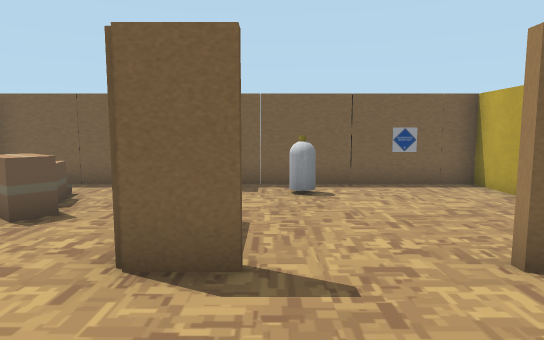
[1] (above)

18 first-person views from a walk through a robot-simulator world made for Gazebo. The camera is 0.69 m above the floor, tilts 6° down and sees 75° across. Floor lines are 1 m apart. The floor is counted in squares, 0.5 m on a side. Each view is taken from the middle of a square. On the plan, view 1 faces up. The plan holds only what a view shows up to about 15 squares ahead; the rest is blank.

[2]
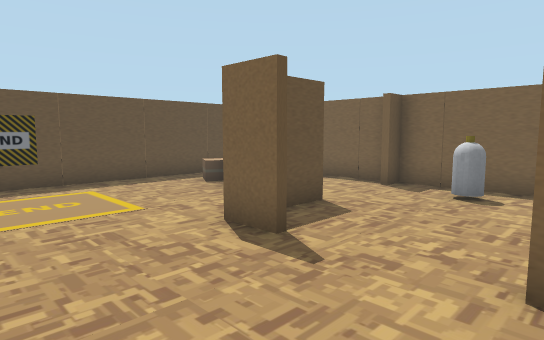

[3]
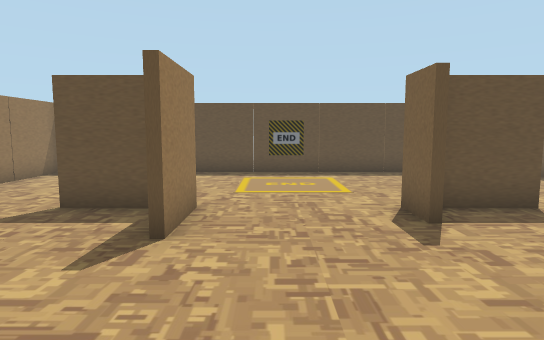

[4]
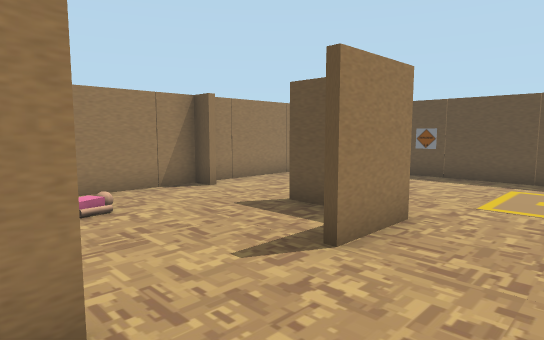

[5]
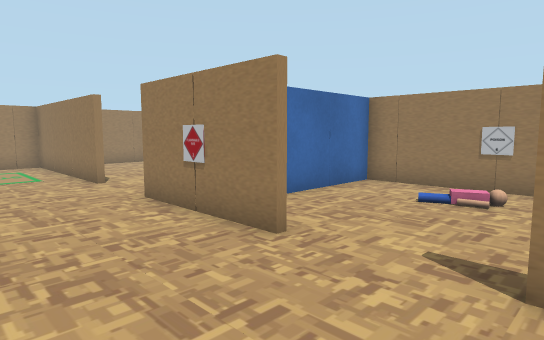

[6]
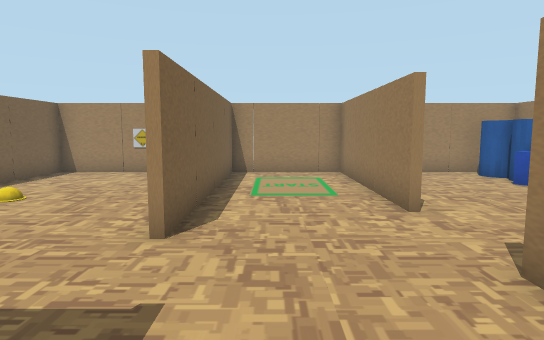

[7]
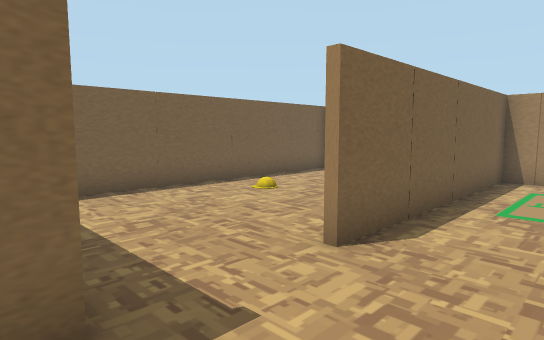

[8]
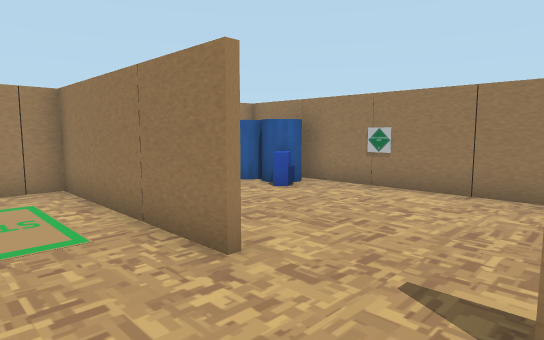

[9]
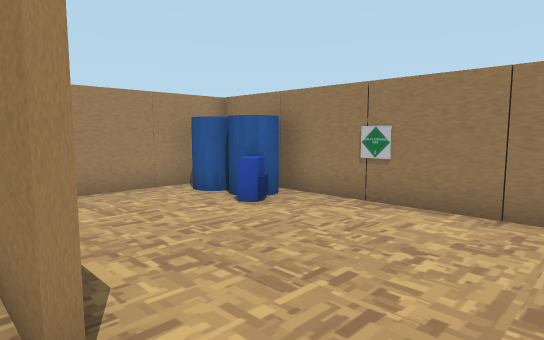

[10]
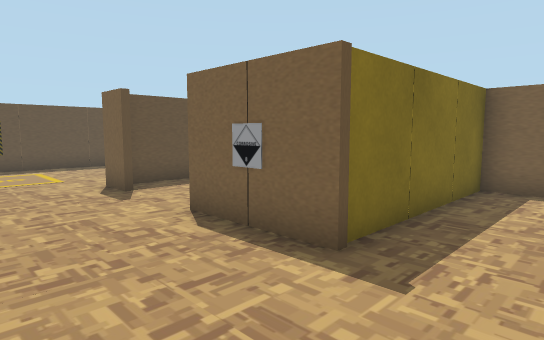

[11]
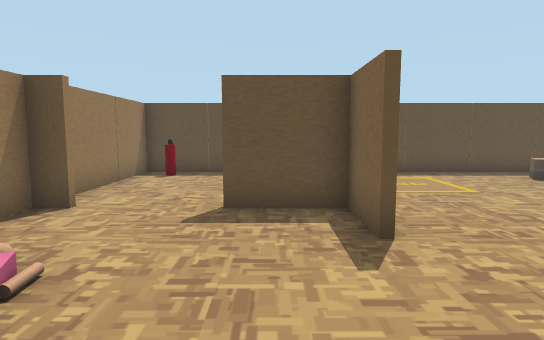

[12]
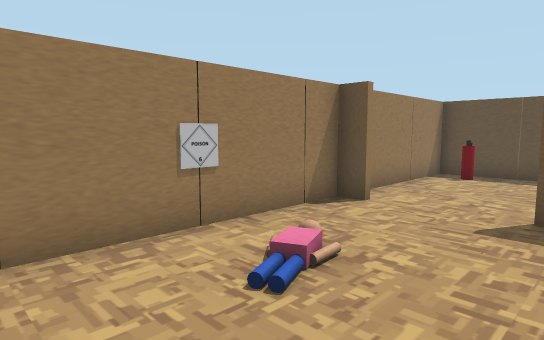

[13]
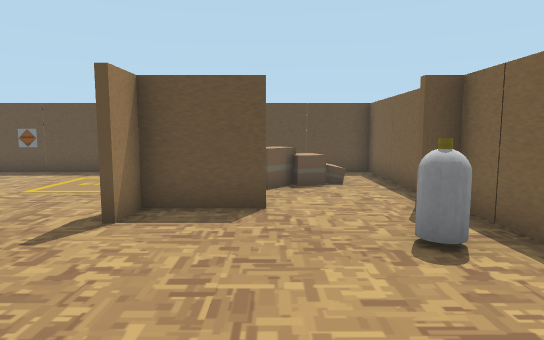

[14]
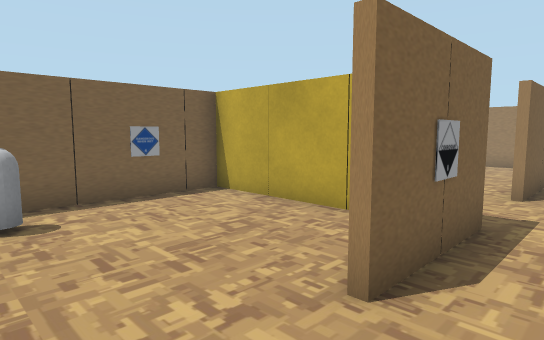

[15]
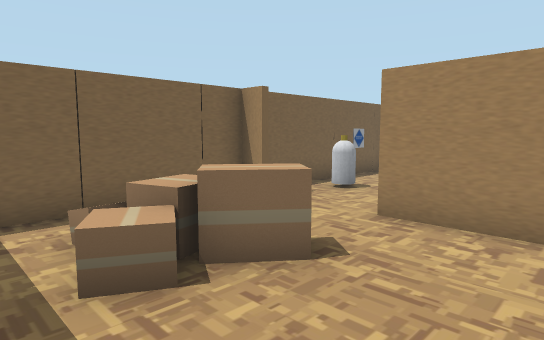

[16]
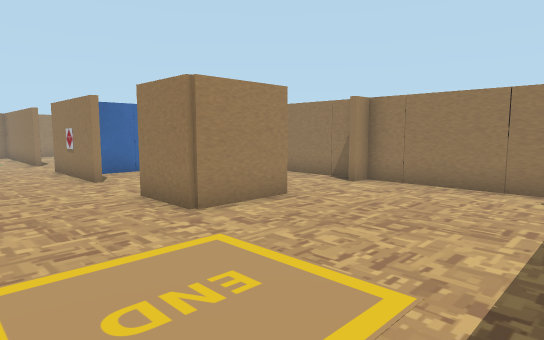

[17]
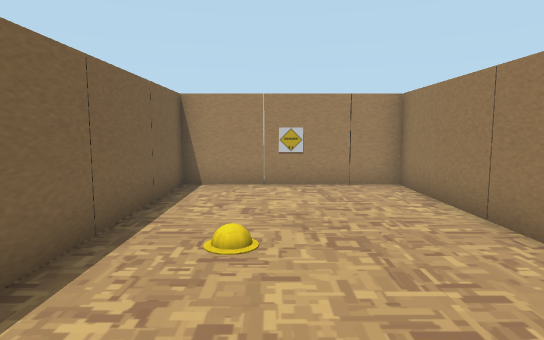

[18]
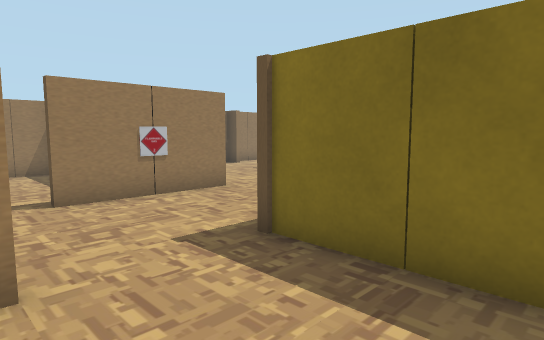

### Floor plan
Ten units are one square. View 1 is at (0, 0); x grows to the right and y downward. Boxes are objects, and circles mark ways between rooms. Rooms are numbered by the first view taken in them; rooms with no view inside come last. Other rooms are left out.
<svg viewBox="-80 -100 250 170">
<path fill="none" stroke="#000" d="M-2 -34 -16 -34 -16 -60M5 6 -14 6 -14 30M-14 -60 -14 -36 -2 -36M32 4 44 4M-16 30 -16 4 5 4M44 -34 25 -34M-16 -86 -16 -95M54 -54 54 -95M-14 -95 -14 -86M-14 56 -14 65M-16 65 -16 56M60 -94 -74 -94 -74 64 54 64 54 13M100 4 164 4 164 -30M56 -34 44 -34M44 4 74 4M165 -34 85 -34M112 -36 165 -36M56 -95 56 -34M164 -30 164 -94 60 -94M154 64 164 64 164 24M59 64 139 64"/>
<rect x="-75" y="45" width="10" height="10" fill="#bbb"><title>fire extinguisher</title></rect>
<rect x="-65" y="-85" width="30" height="30" fill="#bbb"><title>other object</title></rect>
<rect x="5" y="-85" width="10" height="10" fill="#bbb"><title>other object</title></rect>
<rect x="35" y="-35" width="10" height="10" fill="#bbb"><title>sign</title></rect>
<rect x="35" y="-95" width="10" height="10" fill="#bbb"><title>sign</title></rect>
<rect x="105" y="-75" width="10" height="10" fill="#bbb"><title>other object</title></rect>
<rect x="155" y="-65" width="10" height="10" fill="#bbb"><title>sign</title></rect>
<rect x="125" y="45" width="10" height="10" fill="#bbb"><title>other object</title></rect>
<rect x="135" y="45" width="20" height="20" fill="#bbb"><title>barrel</title></rect>
<rect x="145" y="45" width="20" height="20" fill="#bbb"><title>barrel</title></rect>
<circle cx="55" cy="-10" r="3" fill="#2a7"/>
<circle cx="75" cy="-30" r="3" fill="#2a7"/>
<circle cx="90" cy="10" r="3" fill="#2a7"/>
<text x="-10" y="-20">1</text>
<text x="100" y="-10">2</text>
<text x="110" y="-70">3</text>
<text x="110" y="40">4</text>
</svg>
Room 1 opens to room 2. Room 2 opens to room 3. Room 2 opens to room 4.

Where each view was taken, in squares from view 1:
view 1: 0 up, 0 right, facing up
view 2: 0 up, 3 right, facing up-left
view 3: 1 up, 5 right, facing left
view 4: 2 up, 4 right, facing down-left
view 5: 3 up, 0 right, facing down-right
view 6: 2 up, 4 right, facing right
view 7: 1 up, 5 right, facing up-right
view 8: 2 up, 7 right, facing down-right
view 9: 0 up, 8 right, facing down-right
view 10: 0 up, 8 right, facing up-left
view 11: 2 down, 5 right, facing left
view 12: 2 down, 5 right, facing down-left
view 13: 6 up, 5 right, facing left
view 14: 2 up, 0 right, facing up-right
view 15: 3 up, 7 left, facing up-right
view 16: 3 up, 7 left, facing down-right
view 17: 7 up, 7 right, facing right
view 18: 7 up, 9 right, facing down-left
